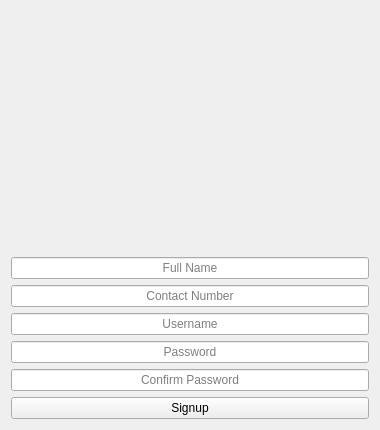
<?xml version="1.0" encoding="UTF-8"?>
<ui version="4.0">
 <class>form_login</class>
 <widget class="QWidget" name="form_login">
  <property name="geometry">
   <rect>
    <x>0</x>
    <y>0</y>
    <width>380</width>
    <height>430</height>
   </rect>
  </property>
  <property name="windowTitle">
   <string>Signup</string>
  </property>
  <property name="windowIcon">
   <iconset>
    <normaloff>assets/FaceAttend2.png</normaloff>assets/FaceAttend2.png</iconset>
  </property>
  <layout class="QGridLayout" name="gridLayout_3">
   <item row="9" column="0">
    <layout class="QVBoxLayout" name="verticalLayout_2">
     <item>
      <widget class="QPushButton" name="button_signup">
       <property name="text">
        <string>Signup</string>
       </property>
       <property name="icon">
        <iconset>
         <normaloff>assets/key.png</normaloff>assets/key.png</iconset>
       </property>
      </widget>
     </item>
    </layout>
   </item>
   <item row="1" column="0" alignment="Qt::AlignHCenter">
    <widget class="QLabel" name="label_faceattend_icon">
     <property name="sizePolicy">
      <sizepolicy hsizetype="Fixed" vsizetype="Fixed">
       <horstretch>0</horstretch>
       <verstretch>0</verstretch>
      </sizepolicy>
     </property>
     <property name="minimumSize">
      <size>
       <width>1</width>
       <height>1</height>
      </size>
     </property>
     <property name="baseSize">
      <size>
       <width>0</width>
       <height>0</height>
      </size>
     </property>
     <property name="text">
      <string/>
     </property>
     <property name="pixmap">
      <pixmap>assets/FaceAttend2.png</pixmap>
     </property>
    </widget>
   </item>
   <item row="2" column="0">
    <widget class="QLabel" name="label_spacer_bottom">
     <property name="text">
      <string/>
     </property>
     <property name="alignment">
      <set>Qt::AlignCenter</set>
     </property>
    </widget>
   </item>
   <item row="6" column="0">
    <widget class="QLineEdit" name="line_edit_password">
     <property name="echoMode">
      <enum>QLineEdit::Password</enum>
     </property>
     <property name="alignment">
      <set>Qt::AlignCenter</set>
     </property>
     <property name="placeholderText">
      <string>Password</string>
     </property>
     <property name="clearButtonEnabled">
      <bool>true</bool>
     </property>
    </widget>
   </item>
   <item row="0" column="0">
    <layout class="QGridLayout" name="gridLayout">
     <item row="0" column="0">
      <widget class="QLabel" name="label_spacer_top">
       <property name="text">
        <string/>
       </property>
      </widget>
     </item>
    </layout>
   </item>
   <item row="7" column="0">
    <widget class="QLineEdit" name="line_edit_cpassword">
     <property name="echoMode">
      <enum>QLineEdit::Password</enum>
     </property>
     <property name="alignment">
      <set>Qt::AlignCenter</set>
     </property>
     <property name="placeholderText">
      <string>Confirm Password</string>
     </property>
     <property name="clearButtonEnabled">
      <bool>true</bool>
     </property>
    </widget>
   </item>
   <item row="5" column="0">
    <widget class="QLineEdit" name="line_edit_username">
     <property name="layoutDirection">
      <enum>Qt::LeftToRight</enum>
     </property>
     <property name="alignment">
      <set>Qt::AlignCenter</set>
     </property>
     <property name="placeholderText">
      <string>Username</string>
     </property>
     <property name="clearButtonEnabled">
      <bool>true</bool>
     </property>
    </widget>
   </item>
   <item row="4" column="0">
    <widget class="QLineEdit" name="line_edit_contact_number">
     <property name="alignment">
      <set>Qt::AlignCenter</set>
     </property>
     <property name="placeholderText">
      <string>Contact Number</string>
     </property>
     <property name="clearButtonEnabled">
      <bool>true</bool>
     </property>
    </widget>
   </item>
   <item row="3" column="0">
    <widget class="QLineEdit" name="line_edit_fullname">
     <property name="alignment">
      <set>Qt::AlignCenter</set>
     </property>
     <property name="placeholderText">
      <string>Full Name</string>
     </property>
     <property name="clearButtonEnabled">
      <bool>true</bool>
     </property>
    </widget>
   </item>
  </layout>
 </widget>
 <tabstops>
  <tabstop>line_edit_fullname</tabstop>
  <tabstop>line_edit_contact_number</tabstop>
  <tabstop>line_edit_username</tabstop>
  <tabstop>line_edit_password</tabstop>
  <tabstop>line_edit_cpassword</tabstop>
  <tabstop>button_signup</tabstop>
 </tabstops>
 <resources>
  <include location="../../../Desktop/FaceAttend.qrc"/>
 </resources>
 <connections/>
</ui>
